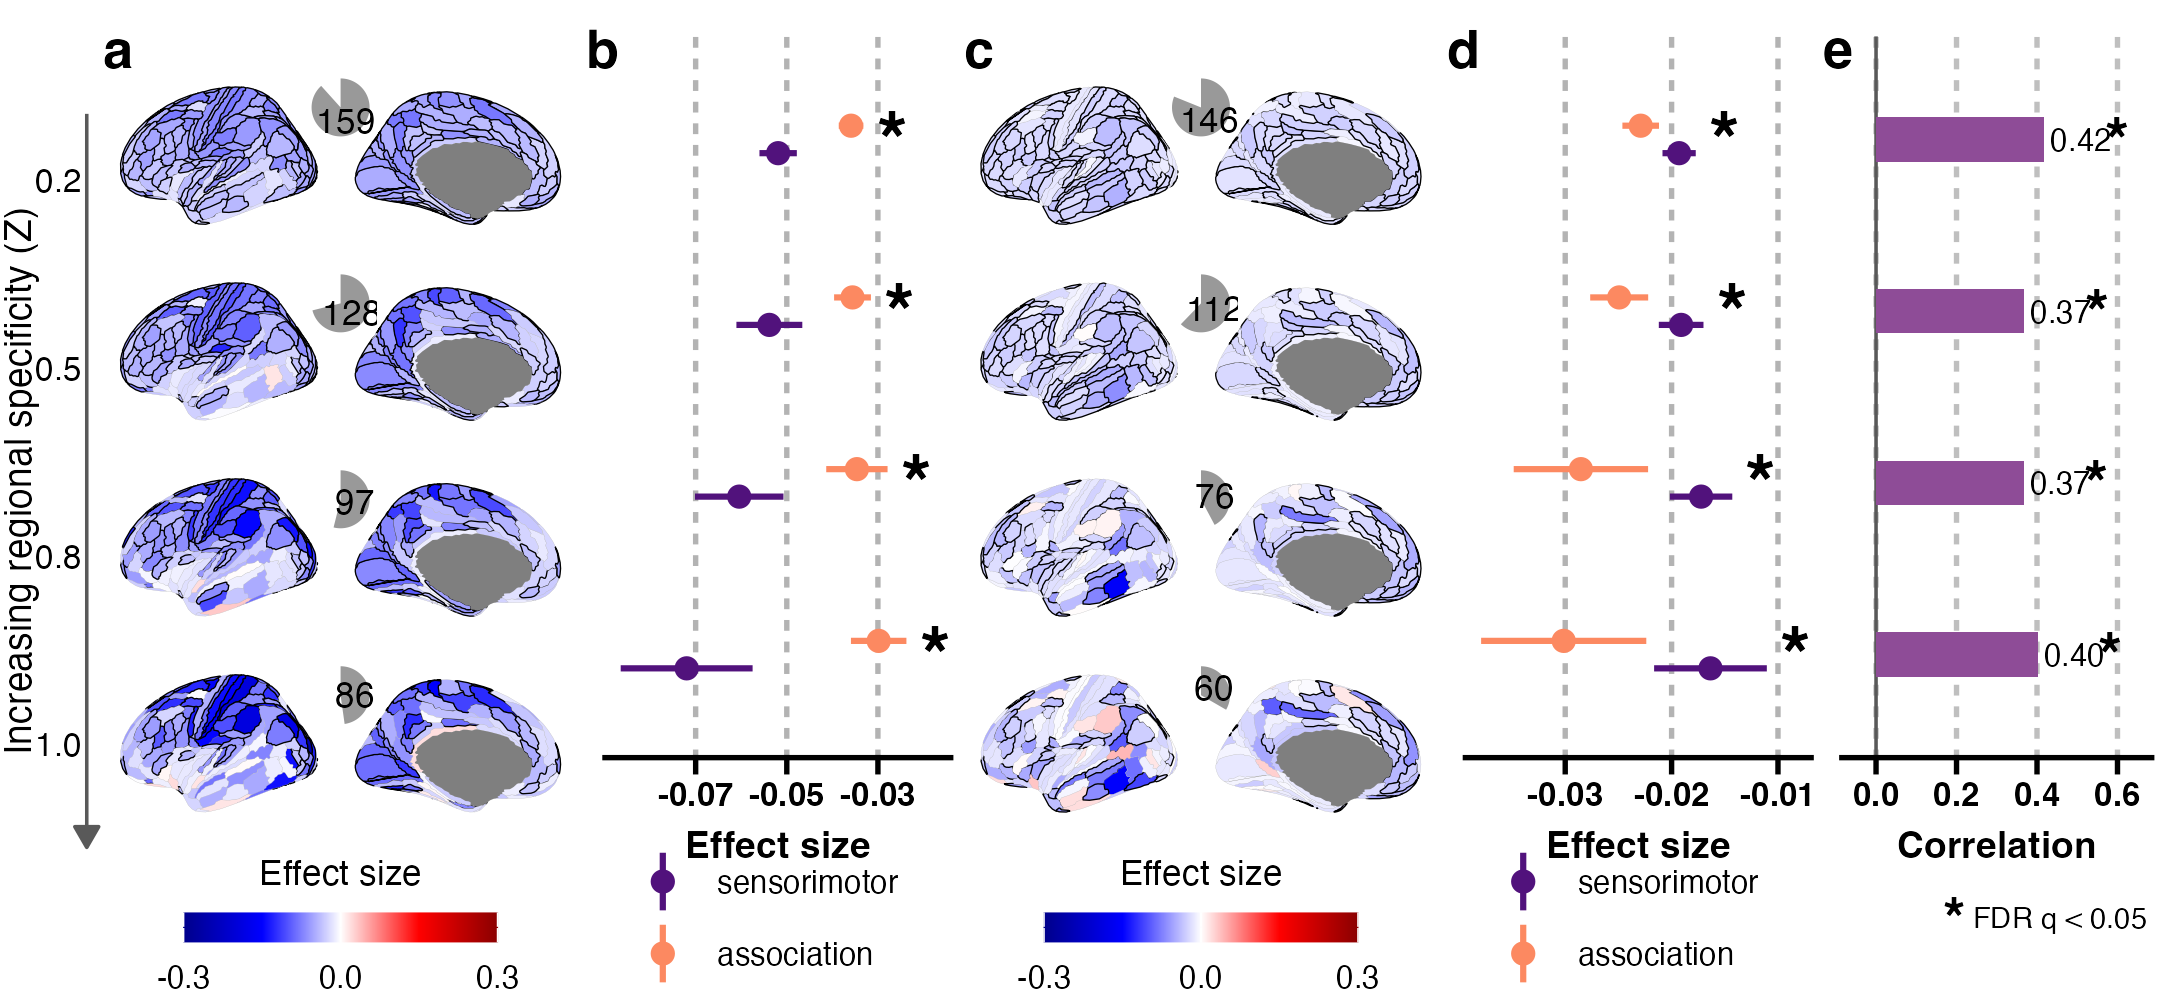

Generate this figure with R:
#-------------------------------------------------------------------------------
# Summary: R-script to plot Fig. 4 (gene dosage effects on cognitive ability across levels of regional specificity)
#-------------------------------------------------------------------------------

#-----
# # Summary:
#          -> Plots Fig. 4 a-e and writes the plotted values to the Source Data sheets
#             a,c) Del (a) and Dup (c) effect-size maps for gene sets at Z > 0.2, 0.5, 0.8, 1.0 + pies of significant regions
#             b,d) mean effect size (95% CI) of sensorimotor and association poles; * = exact KS test, FDR q < 0.05 (94 tests, ST11)
#             e)   Spearman rho(cDEC, H) per threshold (ST7); * = two-sided p-spin, FDR q < 0.05 across the 4 thresholds
# Key steps:
#       1) PART A: Parameters and input files
#       2) PART B: Load effect sizes (ST4), poles, KS statistics (ST11), profile statistics (ST7)
#       3) PART C: Panels a-e
#       4) PART D: Assemble; save PNG + SVG; write Source Data
#
#-----
# Code:
# Author: Kuldeep Kumar
# Date: 29 October, 2026
# Version: 1
#
#-----
# UPDATE log:
#       v1 (29 Oct 2026): release version of Figure4_r7_12oct2026.R; inputs from the final Supplementary Tables
#                         (ST4, ST7, ST11), regions joined by name; PNG + SVG only; Source Data sheets added.
#                         The published figure adds column headers (Del / Dup / cDEC) and moves the legends by hand.
#
#-----
# Input files:
#       1) data/inputs/SupplementaryTables_NatGenRevision_29oct2026.xlsx (sheets ST4, ST7, ST11)
#       2) data/inputs/inputs_main_neuromaps20_Glasser180.csv (T1w/T2w); data/inputs/inputs_pole_membership_Glasser180.csv
#
#-----
# Output:
#       1) Figs/Fig4/Fig4.png, Fig4.svg
#       2) data/source_data_sheets/Fig4a-d.csv, Fig4b-e_stats.csv
#
#-----


#-----------------------------------------------------------------------------
# Directory and paths: SPECIFY your own paths + directory structure
#-----------------------------------------------------------------------------

## ---- fig4_setup ----
#----- Project Directory and other paths ---------------------------------
flag_local = 2  # 1: Kuldeep's local system; Else: run from the repository root
flag_hires = 0  # 0: PNG at 300 dpi only (GitHub); 1: PNG at 600 dpi + SVG (publication files, Zenodo)
if( flag_local == 1){
  project_dir <- "/Users/kuldeepkumar/Documents/Projects/Temp_CNV_GWAS_oct2022/Release_NG_R1_29oct2026/GitHub"
} else {
  project_dir <- getwd()
}

data_dir <- paste0(project_dir,"/data")
inputs_dir <- paste0(data_dir,"/inputs")
source_data_dir <- paste0(data_dir,"/source_data_sheets")
OUT_DIR <- paste0(project_dir,"/Figs/Fig4")

#-----------------------------------------------------------------------------
# Packages
#-----------------------------------------------------------------------------

suppressPackageStartupMessages({
  library(ggplot2)
  library(ggprism)
  library(dplyr)
  library(tibble)
  library(readxl)
  library(ggseg)
  library(ggsegGlasser)
  library(cowplot)
  library(patchwork)
})
source(file.path(project_dir, "functions/fn_write_SourceData_sheet.R"))

#-----------------------------------------------------------------------------
# PART A: Parameters and variables
#-----------------------------------------------------------------------------

FIG_WIDTH_IN <- 7.20 # ~183 mm, Nature-family full-width figure
FIG_HEIGHT_IN <- 3.30
PNG_DPI <- 600

filename_ST_C <- file.path(inputs_dir, "SupplementaryTables_NatGenRevision_29oct2026.xlsx")
filename_maps_C <- file.path(inputs_dir, "inputs_main_neuromaps20_Glasser180.csv")
filename_poles_C <- file.path(inputs_dir, "inputs_pole_membership_Glasser180.csv")

# Global font-size parameters (points at final figure size).
FONT_MIN_PT <- 6
FONT_BASE_PT <- 8.5
FONT_AXIS_TITLE_PT <- 9
FONT_AXIS_TEXT_PT <- 8
FONT_LEGEND_TITLE_PT <- 8.5
FONT_LEGEND_TEXT_PT <- 7.5
FONT_ANNOTATION_PT <- 7.5
FONT_ROI_LABEL_PT <- 6
FONT_INTERNAL_LABEL_PT <- 8.5
FONT_PANEL_TAG_PT <- 13  ## Panel Tag label
FONT_BRAIN_PT <- 7

PT_PER_MM <- 72.27 / 25.4
pt_to_geom <- function(x) x / PT_PER_MM
dir.create(OUT_DIR, recursive = TRUE, showWarnings = FALSE)

COL_SENSORIMOTOR <- "#51127c"
COL_ASSOCIATION <- "#fc8961"
COL_DELTA_BAR <- "#8E4C97"

## ---- fig4_functions ----
assert_file <- function(x) if (!file.exists(x)) stop("Missing required input file: ", x, call. = FALSE)
zscore <- function(x) as.numeric(scale(as.numeric(x)))

save_figure <- function(plot_obj, stem, width, height) {
  svg_file <- file.path(OUT_DIR, paste0(stem, ".svg")); png_file <- file.path(OUT_DIR, paste0(stem, ".png"))
  if (flag_hires == 1) {   # SVG only for the publication files
    svglite::svglite(svg_file, width = width, height = height, bg = "white")
    print(plot_obj); invisible(grDevices::dev.off())
  }
  ggsave(png_file, plot_obj, width = width, height = height, units = "in", dpi = if (flag_hires == 1) PNG_DPI else 300, bg = "white")
}

add_panel_tag <- function(plot_obj, tag) {
  ggdraw(plot_obj) +
    draw_plot_label(tag, x = 0.01, y = 0.99, hjust = 0, vjust = 1, fontface = "bold", size = FONT_PANEL_TAG_PT)
}

# Bonferroni within each regional-specificity threshold: 180 Del + 180 Dup = 360 tests per threshold.
bonferroni_del_dup <- function(p_del, p_dup) {
  z <- matrix(p.adjust(c(p_del, p_dup), method = "bonferroni"), ncol = 2)
  list(del = z[, 1], dup = z[, 2])
}

make_pie <- function(n_sig, n_total = 180) {
  d <- data.frame(x = factor(c("ns", "sig"), levels = c("ns", "sig")), n = c(n_total - n_sig, n_sig), label = c("", n_sig))
  ggplot(d, aes(x = "", y = n, fill = x)) + geom_col(width = 1) + coord_polar("y") +
    geom_text(aes(label = label), position = position_stack(vjust = .5), size = pt_to_geom(FONT_INTERNAL_LABEL_PT)) +
    scale_fill_manual(values = c("white", "#999999")) + theme_void() + theme(legend.position = "none")
}

make_effect_map <- function(effect, p_adj, cbar_lim = 0.30, show_legend = FALSE) {
  roi <- names(glasser$palette)[1:180]
  dat <- tibble(region = roi, effect = pmax(pmin(effect, cbar_lim), -cbar_lim),
                edge_col = ifelse(p_adj < .05, "black", "grey70"),
                edge_size = ifelse(p_adj < .05, 0.15, 0.03))
  p <- ggseg(dat, atlas = "glasser", position = "dispersed", hemisphere = "left",
        mapping = aes(fill = effect, colour = I(edge_col), size = I(edge_size)), adapt_scales = TRUE) +
    theme_brain(text.family = "sans", text.size = FONT_BRAIN_PT) +
    scale_fill_gradientn(limits = c(-cbar_lim, cbar_lim), breaks = c(-cbar_lim, 0, cbar_lim),
                         colours = colorRampPalette(c("blue4", "blue", "white", "red", "red4"))(300),
                         oob = scales::squish) +
    guides(fill = guide_colourbar(title = "Effect size", title.position = "top", barwidth = 5.25, barheight = .5, title.hjust = .5)) +
    theme(legend.position = if(show_legend) "bottom" else "none", legend.title = element_text(size = FONT_LEGEND_TITLE_PT),
          legend.text = element_text(size = FONT_LEGEND_TEXT_PT), plot.margin = margin(-8, 0, -8, 0))
  p <- p + theme(axis.title = element_blank(), axis.text.x = element_blank()) +
    theme(plot.margin = grid::unit(c(-28, 0, -28, 0), "mm"))
  p
}

# Sensorimotor / association poles: bottom and top 30% of H = -z(T1w/T2w) (54 regions each)
assign_poles <- function(h) {
  q <- quantile(h, probs = c(0.30, 0.70), na.rm = TRUE)
  case_when(h <= q[1] ~ "sensorimotor", h >= q[2] ~ "association", TRUE ~ "middle")
}

mean_ci95 <- function(x) {
  x <- x[is.finite(x)]; m <- mean(x); se <- sd(x) / sqrt(length(x))
  c(mean = m, lo = m - qt(.975, df = length(x)-1) * se, hi = m + qt(.975, df = length(x)-1) * se, n = length(x))
}

#-----------------------------------------------------------------------------
# PART B: Load effect sizes, poles and statistics
#-----------------------------------------------------------------------------

## ---- fig4_data ----
assert_file(filename_ST_C); assert_file(filename_maps_C); assert_file(filename_poles_C)
df_ST4 <- read_excel(filename_ST_C, sheet = "ST4")
df_ST11 <- read_excel(filename_ST_C, sheet = "ST11")   # sensorimotor/association summaries and exact KS tests (FDR over 94 tests)
df_ST7 <- read_excel(filename_ST_C, sheet = "ST7")     # profile statistics (rho_cDEC_H, pspin_cDEC_H)

thresholds <- c("Z0p2", "Z0p5", "Z0p8", "Z1p0")
threshold_labels <- c("0.2", "0.5", "0.8", "1.0")
d4 <- df_ST4 %>% filter(gene_set_exp_category == "regional_specificity_threshold", gene_set_exp %in% thresholds)

roi_names <- names(glasser$palette)[1:180]
roi_ST_names <- paste0("L_", gsub("-", ".", roi_names, fixed = TRUE))
neuromaps <- read.csv(filename_maps_C, check.names = FALSE)
neuromaps <- neuromaps[match(roi_names, neuromaps$glasser_region), ]
hierarchy_z <- -zscore(neuromaps$T1T2ratio)
poles <- read.csv(filename_poles_C)
tercile <- poles$pole[match(roi_names, poles$glasser_name)]
tercile[tercile == "transition"] <- "middle"
stopifnot(!anyNA(tercile), identical(tercile, assign_poles(hierarchy_z)), sum(tercile == "sensorimotor") == 54, sum(tercile == "association") == 54)

#-----------------------------------------------------------------------------
# PART C: Panels
#-----------------------------------------------------------------------------

## ---- fig4_panels_a_c ----
#----- Panels a, c: Del and Dup maps per threshold (Fig. 4a,c); pole summaries for b, d
maps_del <- maps_dup <- vector("list", length(thresholds))
source_maps <- list(); source_sa <- list()

for (i in seq_along(thresholds)) {
  th <- thresholds[i]
  xdel <- d4 %>% filter(gene_set_exp == th, cnv_type == "DEL"); xdel <- xdel[match(roi_ST_names, xdel$gene_set_name), ]
  xdup <- d4 %>% filter(gene_set_exp == th, cnv_type == "DUP"); xdup <- xdup[match(roi_ST_names, xdup$gene_set_name), ]
  if (anyNA(xdel$gene_set_name) || anyNA(xdup$gene_set_name)) stop("Expected 180 DEL and DUP regions at ", th)
  es_del <- as.numeric(xdel$Estimate); es_dup <- as.numeric(xdup$Estimate)
  p_del <- as.numeric(xdel$pvalue); p_dup <- as.numeric(xdup$pvalue)
  pa <- bonferroni_del_dup(p_del, p_dup)

  mdel0 <- make_effect_map(es_del, pa$del, 0.30, show_legend = (i == length(thresholds)))
  if (i == length(thresholds)) effect_legend <- cowplot::get_legend(mdel0)
  mdel <- mdel0 + theme(legend.position = "none")
  mdup <- make_effect_map(es_dup, pa$dup, 0.30, show_legend = FALSE)
  maps_del[[i]] <- ggdraw(mdel) + draw_plot(make_pie(sum(pa$del < .05)), x=.36, y=.59, width=.28, height=.37)
  maps_dup[[i]] <- ggdraw(mdup) + draw_plot(make_pie(sum(pa$dup < .05)), x=.36, y=.59, width=.28, height=.37)

  source_maps[[i]] <- bind_rows(
    data.frame(gene_set_exp = th, threshold_z = threshold_labels[i], cnv_type = "DEL", gene_set_name = roi_ST_names, glasser_region = roi_names,
               Estimate = es_del, pvalue = p_del, pvalue_bonferroni_360 = pa$del, significant = pa$del < .05,
               H = hierarchy_z, pole = tercile),
    data.frame(gene_set_exp = th, threshold_z = threshold_labels[i], cnv_type = "DUP", gene_set_name = roi_ST_names, glasser_region = roi_names,
               Estimate = es_dup, pvalue = p_dup, pvalue_bonferroni_360 = pa$dup, significant = pa$dup < .05,
               H = hierarchy_z, pole = tercile)
  )

  for (cnv in c("DEL", "DUP")) {
    es <- if (cnv == "DEL") es_del else es_dup
    for (grp in c("sensorimotor", "association")) {
      z <- mean_ci95(es[tercile == grp])
      source_sa[[length(source_sa)+1]] <- data.frame(threshold=th, threshold_z=threshold_labels[i], CNV=cnv,
                                                      group=grp, mean=z["mean"], ci95_lo=z["lo"], ci95_hi=z["hi"], n=z["n"])
    }
  }
}
source_maps_df <- bind_rows(source_maps)
source_sa_df <- bind_rows(source_sa)
fn_write_SourceData_sheet(source_maps_df, "Fig4a-d", source_data_dir)

# KS statistics from Supplementary Table 11: exact two-sided KS, BH FDR across all 94 sensorimotor-association tests
ks_stats <- df_ST11 %>%
  filter(gene_set_exp_category == "regional_specificity_threshold", gene_set_exp %in% thresholds) %>%
  transmute(threshold = gene_set_exp, threshold_z = threshold_labels[match(gene_set_exp, thresholds)], CNV = cnv_type,
            KS_D = KolmogorovSmirnov_D_stat_sensori_vs_assoc, KS_p = KolmogorovSmirnov_pvalue_sensori_vs_assoc,
            KS_q_FDR_94 = KolmogorovSmirnov_pvalue_sensori_vs_assoc_FDR, KS_star = ifelse(KS_q_FDR_94 < 0.05, "*", ""),
            mean_ST11 = mean_effectsize_sensorimotor, mean_assoc_ST11 = mean_effectsize_association)
stopifnot(nrow(ks_stats) == 8, nrow(df_ST11) == 94,
          max(abs(p.adjust(df_ST11$KolmogorovSmirnov_pvalue_sensori_vs_assoc, "BH") - df_ST11$KolmogorovSmirnov_pvalue_sensori_vs_assoc_FDR)) < 1e-12)
# guard: pole means reproduce ST11
chk <- source_sa_df %>% left_join(ks_stats %>% select(threshold, CNV, mean_ST11, mean_assoc_ST11), by = c("threshold", "CNV")) %>%
  mutate(m = ifelse(group == "sensorimotor", mean_ST11, mean_assoc_ST11))
stopifnot(max(abs(chk$mean - chk$m)) < 1e-10)

source_sa_df <- source_sa_df %>%
  left_join(ks_stats %>% select(threshold, threshold_z, CNV, KS_D, KS_p, KS_q_FDR_94, KS_star), by = c("threshold", "threshold_z", "CNV"))

## ---- fig4_layout_a_c ----
stack_A <- plot_grid(plotlist = maps_del, ncol = 1, rel_heights = c(1, 1, 1, 1))
panel_A_body <- ggdraw() + draw_plot(stack_A, x = 0, y = 0.05, width = 1, height = 0.90)
panel_A <- plot_grid(panel_A_body, effect_legend, ncol = 1, rel_heights = c(1, .08))
stack_C <- plot_grid(plotlist = maps_dup, ncol = 1, rel_heights = c(1, 1, 1, 1))
panel_C_body <- ggdraw() + draw_plot(stack_C, x = 0, y = 0.05, width = 1, height = 0.90)
panel_C <- plot_grid(panel_C_body, effect_legend, ncol = 1, rel_heights = c(1, .08))

## ---- fig4_panels_b_d ----
#----- Panels b, d: pole means + 95% CI, KS stars (Fig. 4b,d)
source_sa_df$threshold_z <- factor(source_sa_df$threshold_z, levels = rev(threshold_labels))
source_sa_df$group <- factor(source_sa_df$group, levels = c("sensorimotor", "association"))
custom_colors <- c("sensorimotor" = COL_SENSORIMOTOR, "association" = COL_ASSOCIATION)

make_sa_plot <- function(cnv, show_y = FALSE, show_legend = FALSE) {
  dd <- source_sa_df %>% filter(CNV == cnv)
  rng <- diff(range(c(dd$ci95_lo, dd$ci95_hi), na.rm = TRUE))
  if (!is.finite(rng) || rng == 0) rng <- 0.01
  star_df <- dd %>%
    group_by(threshold_z) %>%
    summarise(y_star = max(ci95_hi, na.rm = TRUE) + 0.1 * rng, label = dplyr::first(KS_star), .groups = "drop") %>%
    filter(label == "*")
  ggplot(dd, aes(x = threshold_z, y = mean, ymin = ci95_lo, ymax = ci95_hi, color = group, group = group)) +
    geom_pointrange(position = position_dodge(width = .32), linewidth = .7, size = .35) +
    geom_text(data = star_df, aes(x = threshold_z, y = y_star, label = label), inherit.aes = FALSE,
              color = "black", fontface = "bold", size = pt_to_geom((FONT_INTERNAL_LABEL_PT + 1) * 2)) +
    coord_flip() +
    scale_color_manual(values = custom_colors, name = NULL, labels = c("sensorimotor", "association")) +
    labs(x = NULL, y = "Effect size") +
    theme_prism(base_size = FONT_BASE_PT) +
    theme(
      axis.line.y = element_blank(),
      axis.ticks.y = if(show_y) element_line() else element_blank(),
      axis.text.y = if(show_y) element_text(size = FONT_AXIS_TEXT_PT) else element_blank(),
      panel.grid.major.x = element_line(linetype = "dotted", color = "grey70"),
      panel.grid.minor = element_blank(),
      legend.position = if(show_legend) "bottom" else "none",
      legend.direction = "vertical",
      legend.box = "vertical",
      legend.text = element_text(size = FONT_LEGEND_TEXT_PT),
      axis.title = element_text(size = FONT_AXIS_TITLE_PT),
      axis.text.x = element_text(size = FONT_AXIS_TEXT_PT),
      plot.margin = margin(4, 2, 2, 2)
    )
}

panel_B_base <- make_sa_plot("DEL", FALSE, TRUE)
legend_B <- cowplot::get_legend(
  panel_B_base + guides(color = guide_legend(ncol = 1, byrow = TRUE)) +
    theme(legend.position = "bottom", legend.direction = "vertical",
          legend.box = "vertical", legend.box.spacing = grid::unit(0, "pt"), legend.margin = margin(0, 0, 0, 0))
)
panel_B <- plot_grid(panel_B_base + theme(legend.position = "none"), legend_B, ncol = 1, rel_heights = c(1, 0.10))

panel_D_base <- make_sa_plot("DUP", FALSE, TRUE)
legend_D <- cowplot::get_legend(
  panel_D_base + guides(color = guide_legend(ncol = 1, byrow = TRUE)) +
    theme(legend.position = "bottom", legend.direction = "vertical",
          legend.box = "vertical", legend.box.spacing = grid::unit(0, "pt"), legend.margin = margin(0, 0, 0, 0))
)
panel_D <- plot_grid(panel_D_base + theme(legend.position = "none"), legend_D, ncol = 1, rel_heights = c(1, 0.10))

## ---- fig4_panel_e ----
#----- Panel e: rho(cDEC, H) per threshold, FDR across the 4 thresholds (Fig. 4e)
stats <- df_ST7 %>%
  filter(gene_set_exp_category == "regional_specificity_threshold", gene_set_exp %in% thresholds) %>%
  mutate(threshold_z = threshold_labels[match(gene_set_exp, thresholds)]) %>%
  arrange(match(gene_set_exp, thresholds))
if (nrow(stats) != 4) stop("Expected four regional-specificity rows in ST7.")
stats$rho_DeltaZ_H <- stats$rho_cDEC_H                      # cDEC = z(Del) - z(Dup)
stats$q_spin_DeltaZ_H <- p.adjust(stats$pspin_cDEC_H, "BH")  # FDR across the 4 thresholds (as in the legend)
stats$star <- ifelse(stats$q_spin_DeltaZ_H < .05, "*", "")
stats$threshold_z <- factor(stats$threshold_z, levels = rev(threshold_labels))

df_stats_Fig4 <- bind_rows(
  source_sa_df %>% transmute(panel = ifelse(CNV == "DEL", "b", "d"), gene_set_exp = threshold, threshold_z = as.character(threshold_z), cnv_type = CNV,
                             pole = as.character(group), mean_effect_size = mean, ci95_lo, ci95_hi, n_regions = n,
                             KS_D, KS_pvalue_exact = KS_p, KS_q_FDR_94tests = KS_q_FDR_94, star = KS_star),
  data.frame(panel = "e", gene_set_exp = stats$gene_set_exp, threshold_z = as.character(stats$threshold_z), cnv_type = "cDEC",
             rho_cDEC_H = stats$rho_cDEC_H, pspin_cDEC_H = stats$pspin_cDEC_H, q_FDR_4_thresholds = stats$q_spin_DeltaZ_H, star = stats$star)
)
fn_write_SourceData_sheet(df_stats_Fig4, "Fig4b-e_stats", source_data_dir)

stats$value_label <- sprintf("%.2f", stats$rho_DeltaZ_H)
panel_E_base <- ggplot(stats, aes(y = threshold_z, x = rho_DeltaZ_H)) +
  geom_vline(xintercept = 0, linewidth = .4, color = "grey35") +
  geom_col(width = .26, fill = COL_DELTA_BAR) +
  geom_text(aes(x = rho_DeltaZ_H + 0.015, label = value_label), hjust = 0, color = "black", size = pt_to_geom(FONT_ANNOTATION_PT)) +
  geom_text(aes(x = rho_DeltaZ_H + 0.15, label = star), hjust = 0, color = "black", fontface = "bold", size = pt_to_geom(FONT_ANNOTATION_PT * 2)) +
  scale_x_continuous(limits = c(-0.05, max(0.65, max(stats$rho_DeltaZ_H) + 0.14)), breaks = c(0, 0.2, 0.4, 0.6)) +
  labs(x = "Correlation", y = NULL) +
  theme_prism(base_size = FONT_BASE_PT) +
  theme(
    axis.line.y = element_blank(),
    axis.text.y = element_blank(),
    axis.ticks.y = element_blank(),
    panel.grid.major.x = element_line(linetype = "dotted", color = "grey75"),
    panel.grid.minor = element_blank(),
    axis.title = element_text(size = FONT_AXIS_TITLE_PT),
    axis.text.x = element_text(size = FONT_AXIS_TEXT_PT),
    plot.margin = margin(4, 2, 2, 2)
  )
panel_E_footer <- ggdraw() +
  draw_label("*", x = 0.43, y = 0.5, hjust = 1, vjust = 0.5, size = 2 * (FONT_MIN_PT + 1), fontface = "bold") +
  draw_label("FDR q < 0.05", x = 0.45, y = 0.5, hjust = 0, vjust = 0.5, size = (FONT_MIN_PT + 1))
panel_E <- plot_grid(panel_E_base, panel_E_footer, ncol = 1, rel_heights = c(1, 0.10))

#-----------------------------------------------------------------------------
# PART D: Assemble and save
#-----------------------------------------------------------------------------

## ---- fig4_assemble ----
# Left-side guide shown once for all five panels: vertical arrow + regional-specificity thresholds
y_pos <- c(0.83, 0.63, 0.43, 0.23)
panel_guide <- ggdraw() +
  draw_line(x = c(0.88, 0.88), y = c(0.90, 0.12),
            arrow = grid::arrow(type = "closed", length = grid::unit(0.08, "in")), color = "grey35", size = 0.4) +
  draw_label("Increasing regional specificity (Z)", x = 0.18, y = 0.51, angle = 90,
             hjust = 0.5, vjust = 0.5, size = FONT_AXIS_TITLE_PT, fontface = "plain")
for (i in seq_along(threshold_labels)) {
  panel_guide <- panel_guide + draw_label(threshold_labels[i], x = 0.59, y = y_pos[i], hjust = 0.5, vjust = 0.5, size = FONT_AXIS_TEXT_PT)
}

panel_A_t <- add_panel_tag(panel_A, "a")
panel_B_t <- add_panel_tag(panel_B, "b")
panel_C_t <- add_panel_tag(panel_C, "c")
panel_D_t <- add_panel_tag(panel_D, "d")
panel_E_t <- add_panel_tag(panel_E, "e")

final_core <- plot_grid(panel_guide, panel_A_t, panel_B_t, panel_C_t, panel_D_t, panel_E_t,
                        nrow = 1, align = "h", rel_widths = c(0.22, 1.08, 0.84, 1.08, 0.84, 0.76))
final_fig <- ggdraw() + draw_plot(final_core, x = 0, y = 0.03, width = 1, height = 0.95)

save_figure(final_fig, "Fig4", FIG_WIDTH_IN, FIG_HEIGHT_IN)
message("Saved Fig. 4 to: ", OUT_DIR)
